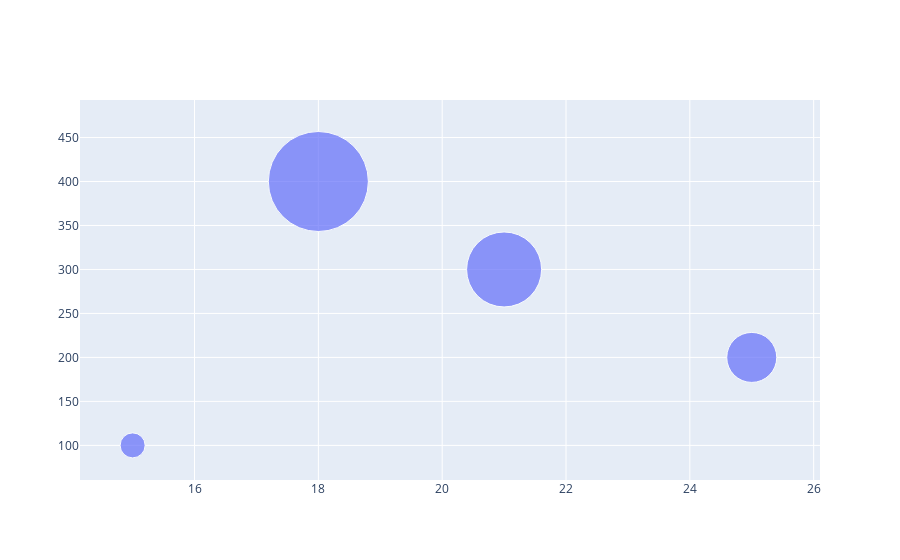

Write notebook code for a chart like this one.
### Code cell
trace=go.Scatter(x=[15,18,21,25],
                y=[100,400,300,200],
                mode='markers',
                marker=dict(size=z))

data=[trace]

offline.iplot(data)

### Figure 1 — Plotly figure (JSON) as saved in the notebook; plotly's stock layout.template omitted (floating-point values rounded to 4 significant figures)
{"data": [{"marker": {"size": [25, 100, 75, 50]}, "mode": "markers", "type": "scatter", "x": [15, 18, 21, 25], "y": [100, 400, 300, 200]}], "layout": {}}
